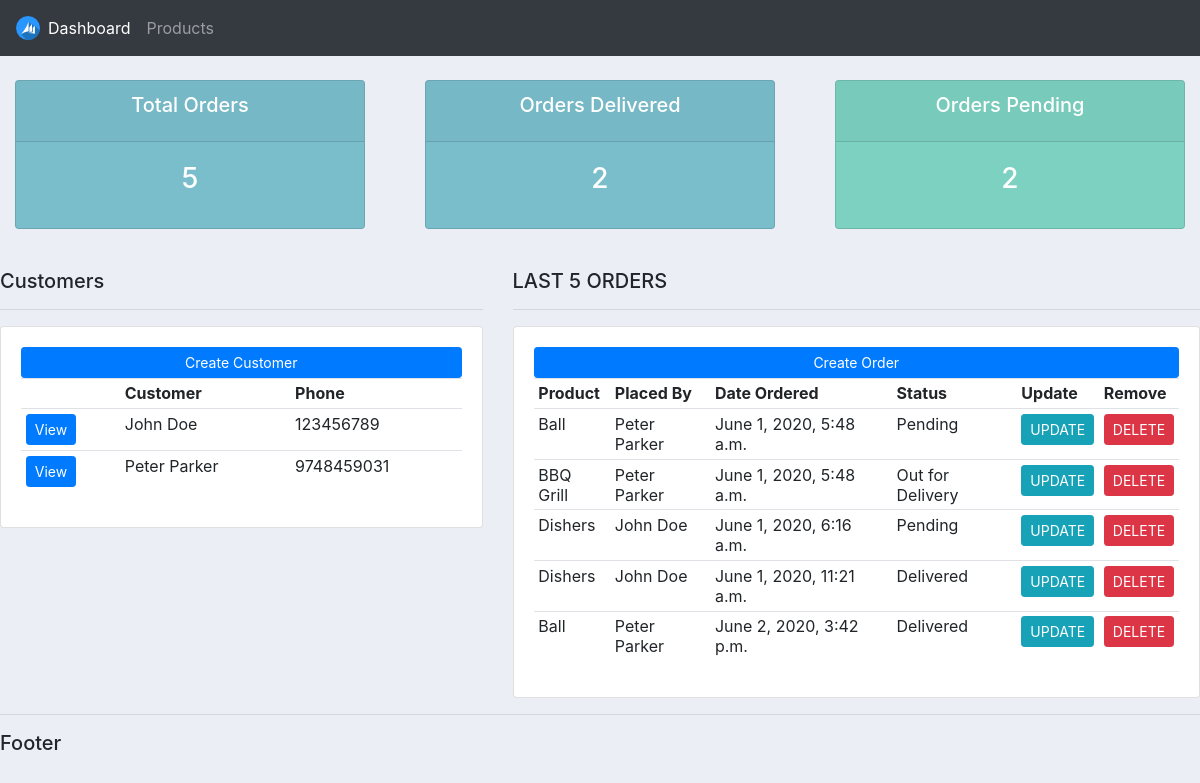
Before: / with the older database file.
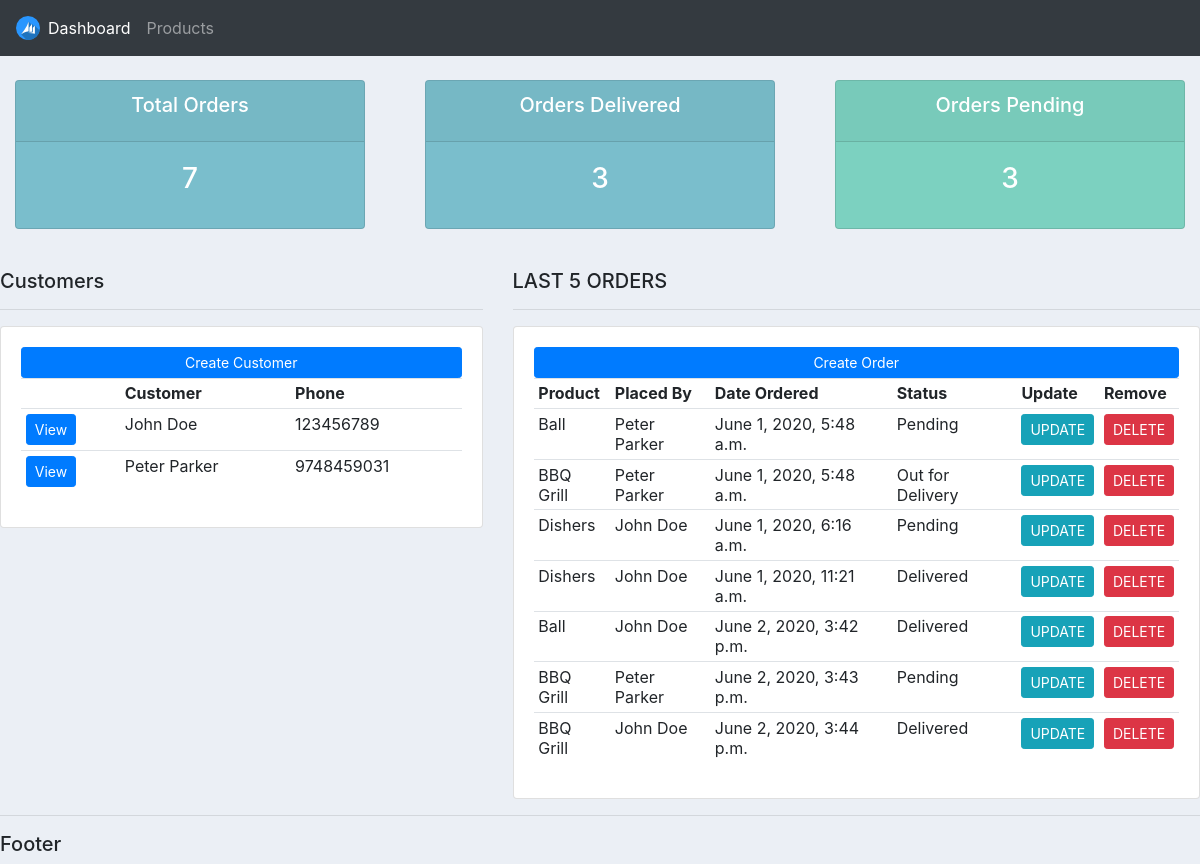
After: the same page with the newer database file.
### accounts/models.py (models this page shows)
class Customer(models.Model):
    name    = models.CharField(max_length=200,null=True)
    phone   = models.CharField(max_length=200,null=True)
    email   = models.CharField(max_length=200,null=True)
    date_created = models.DateTimeField(auto_now_add=True)
    def __str__(self):
        return self.name

class Order(models.Model):
    STATUS = (
            ('Pending','Pending'),
            ('Out for Delivery','Out for Delivery'),
            ('Delivered','Delivered'),
            )
    customer = models.ForeignKey(Customer,null=True,on_delete=models.SET_NULL)
    product  = models.ForeignKey(Product,null=True,on_delete=models.SET_NULL)
    date_created = models.DateTimeField(auto_now_add=True,null=True)
    status       = models.CharField(max_length=200,null=True,choices=STATUS)

class Product(models.Model):
    CATEGORY = (
            ('Indoor','Indoor'),
            ('Out Door','Out Door'),
            )
    name        = models.CharField(max_length=200,null=True)
    price       = models.FloatField(null=True)
    category    = models.CharField(max_length=200,null=True,choices=CATEGORY)
    description = models.CharField(max_length=200,null=True,blank=True)
    date_created= models.DateTimeField(auto_now_add=True,null=True)
    tags = models.ManyToManyField(Tag)
    def __str__(self):
        return self.name

### accounts/views.py (the view)
# urls.py: 2. Add a URL to urlpatterns:  path('', views.home, name='home')
def home(request):
    order = Order.objects.all()
    customers = Customer.objects.all()
    total_customers = customers.count()
    total_orders = order.count()
    delivered = Order.objects.all().filter(status='Delivered').count()
    pending   = order.filter(status='Pending').count()
    context = {'orders':order,'customers':customers,'total_customers':total_customers,'total_orders':total_orders,
        'Delivered':delivered,'Pending':pending
    }
    template_name='accounts/dashboard.html'
    return render(request,template_name,context)

### accounts/templates/accounts/dashboard.html
{% extends 'accounts/main.html' %}
{% block content %}
{% include 'accounts/status.html' %}
<br>
   <div class="row">
       <div class="col-md-5">
           <h5>Customers</h5>
           <hr>
           <div class="card card-body">
               <a class="btn btn-primary btn-sm btn-block" href="">Create Customer</a>
               <table class="table table-sm">
                   <tr>
                       <th></th>
                       <th>Customer</th>
                       <th>Phone</th>
                   </tr>
                   {% for customer in customers %}
                    <tr>
                        <td><a class="btn btn-sm btn-primary" href="{% url 'customer' customer.id %}">View</a></td>
                        <td>{{ customer.name }}</td>
                        <td>{{ customer.phone }}</td>
                    </tr>
                   {% endfor %}
               </table>
           </div>
       </div>
       <div class="col-md-7">
           <h5>LAST 5 ORDERS</h5>
           <hr>
           <div class="card card-body">
            <a class="btn btn-primary  btn-sm btn-block" href="{% url 'create_order' %}">Create Order</a>
               <table class="table table-sm">
                   <tr>
                       <th>Product</th>
                       <th>Placed By</th>
                       <th>Date Ordered</th>
                       <th>Status</th>
                       <th>Update</th>
                       <th>Remove</th>
                   </tr>
                   {% for order in orders %}
                    <tr>
                        <td>{{ order.product }}</td>
                        <td>{{ order.customer }}</td>
                        <td>{{ order.date_created }}</td>
                        <td>{{ order.status }}</td>
                        <td><a class="btn btn-sm btn-info" href="{% url 'update_order' order.id %}">UPDATE</a></td>
                        <td><a class="btn btn-sm btn-danger" href="">DELETE</a></td>
                    </tr>
                   {% endfor %}
                </table>
           </div>
       </div>
   </div>
{% endblock %}

Changed rows visible on the page:
changed Order "June 2, 2020, 3:42 p.m.": customer "Peter Parker" → "John Doe"
added Order: product "BBQ Grill", customer "Peter Parker", date_created "June 2, 2020, 3:43 p.m.", status "Pending"
added Order: product "BBQ Grill", customer "John Doe", date_created "June 2, 2020, 3:44 p.m.", status "Delivered"
Other visible differences:
{{ total_orders }}: "5" → "7"
{{ Delivered }}: "2" → "3"
{{ Pending }}: "2" → "3"
